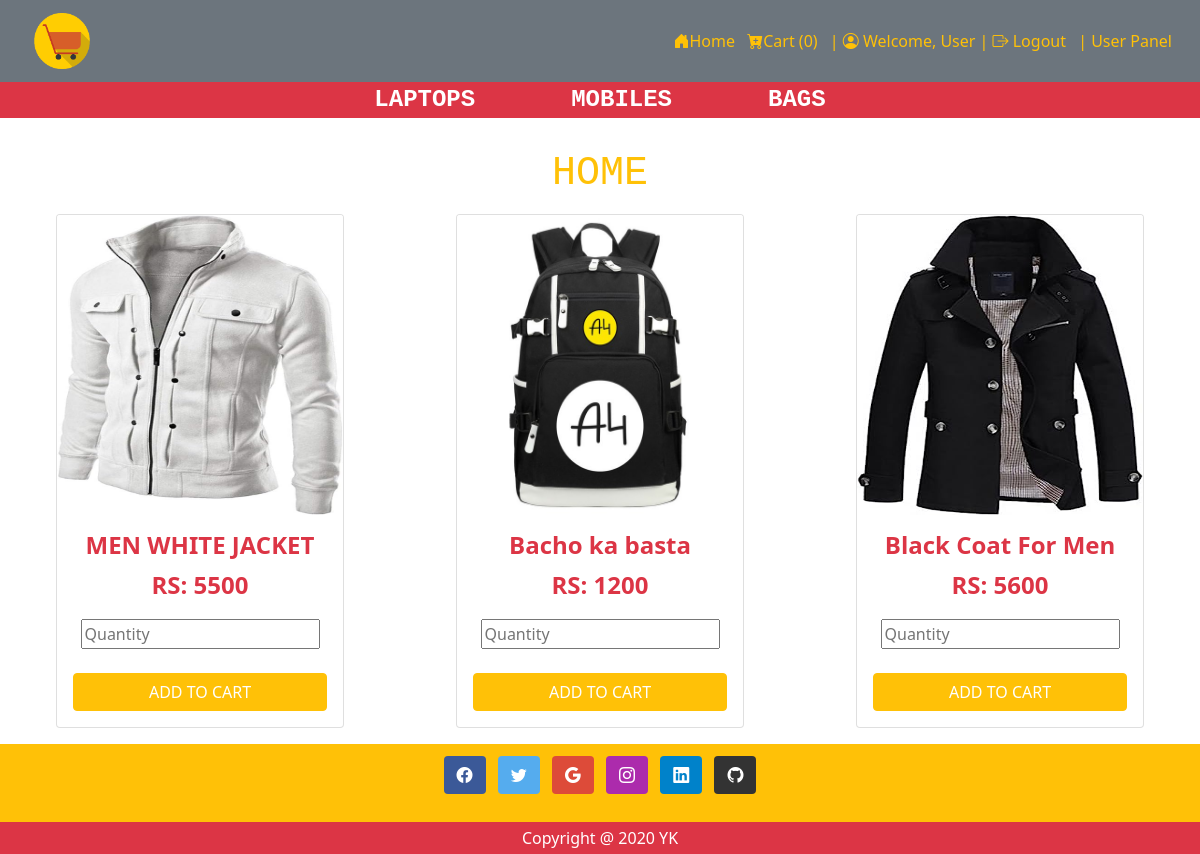
The app's page /user/index.php with its own data.
### tables this page shows
CREATE TABLE `tblproduct` (
  `Id` int(11) NOT NULL,
  `PName` varchar(100) NOT NULL,
  `PPrice` varchar(100) NOT NULL,
  `PImage` varchar(250) NOT NULL,
  `PCategory` varchar(250) NOT NULL
);

### user/index.php (the view, shortened to what this page needs)
<!DOCTYPE html>
<html lang="en">
<head>
  <link rel="stylesheet" href="https://stackpath.bootstrapcdn.com/bootstrap/5.0.0-alpha1/css/bootstrap.min.css">
  <link rel="stylesheet" href="https://cdn.jsdelivr.net/npm/bootstrap-icons@1.10.5/font/bootstrap-icons.css">
  <?php
  include 'header.php';
?>
</head>
<body>
  <div class="container-fluid">
  <div class="col-md-12">
    <div class="row">
    <h1 class = "text-warning font-monospace text-center my-3 ">HOME</h1>
    <?php
  include 'config.php';
  $Record= mysqli_query($con, "SELECT * FROM `tblproduct`");
  while ($row = mysqli_fetch_array($Record)){
    $check_page = $row['PCategory'];
    if( $check_page === 'Home'){
echo"
<div class = 'col-md-6 col-lg-4 mx-auto mb-3'>
<form action = 'Insertcart.php' method ='post'>
<div class='card m-auto' style='width: 18rem;'>
  <img src='../admin/$row[PImage]' class='card-img-top'  style=  'height:300px' alt=''>
  <div class='card-body text-center'>
    <h5 class='card-title text-danger fs-4 fw-bold'>$row[PName]</h5>
    <p class='card-text text-danger fs-4 fw-bold'>RS: $row[PPrice]</p>
    <input type = 'hidden' name = 'PName' value = '$row[PName]'>
    <input type = 'hidden' name = 'PPrice' value = '$row[PPrice]'>
    <input type = 'number' name = 'PQuantity' value = ' min = '1' max = '20' placeholder = 'Quantity' > <br><br>
    <input type= 'submit'  name = 'addCart' class ='btn btn-warning text-white w-100' value ='ADD TO CART'>
  </div>
</div>
</form>
</div>
";
}
  }
?>
</div>
</div>
</div>
<?php
include 'footer.php';
?>
</body>
</html>

### records on screen
tblproduct: PImage (picture), PName "MEN WHITE JACKET", PPrice "5500"
tblproduct: PImage (picture), PName "Bacho ka basta", PPrice "1200"
tblproduct: PImage (picture), PName "Black Coat For Men", PPrice "5600"

### other values on screen
$count "0"
